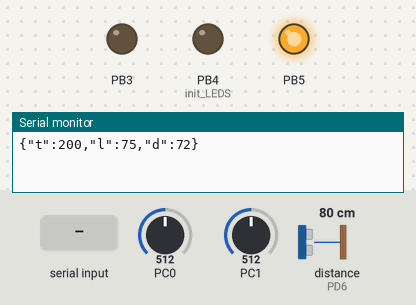
Bench run of a program on a simulated ATmega328P, built with avr-gcc and emulated at 16 MHz. Shown: output pins drawn as LEDs (lit = HIGH), the last lines printed to the serial monitor. Wiring (inferred from the names in the program): ultrasonic range finder: trigger PD7; echo PD6. Dashed ring = blinking. The inputs (shaded band) are chosen by the test bench; at power-on: distance to the obstacle (sensor on PD6) 80 cm, PC0 = 512, PC1 = 512. The echo pulse lasts 58.3 µs per cm; pins used as bus, display or sensor lines are not drawn.

Above: at 1.2 s.
1.3 s: "3\n" received over Serial
At 1.85 s:
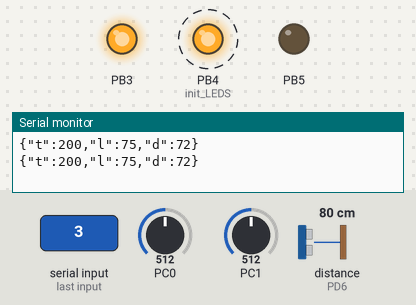
4.8 s: distance to the obstacle (sensor on PD6) set to 8 cm
8.3 s: distance to the obstacle (sensor on PD6) set to 5 cm
At 8.7 s:
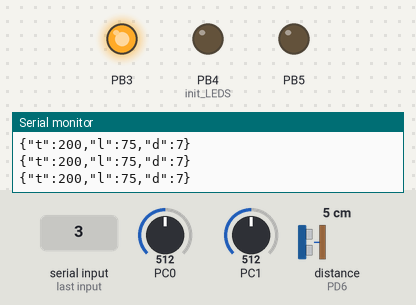
9.8 s: distance to the obstacle (sensor on PD6) set to 9 cm
At 13.2 s:
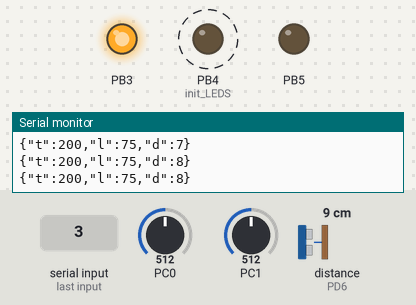
13.3 s: distance to the obstacle (sensor on PD6) set to 2 cm
At 13.8 s:
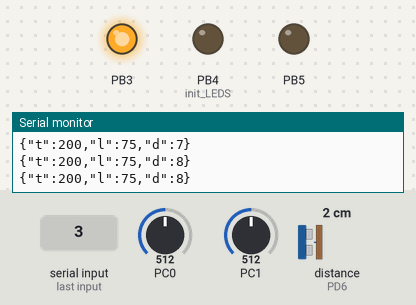
Timing chart, 0 to 15.8 s (numbered marks = the images above; inputs shaded):
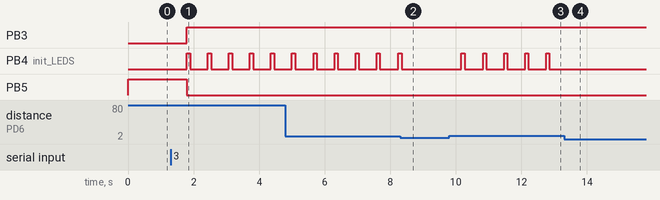

The program:

main.c
```c
/*
 * init.c
 *
 * Created: 7-11-2019 23:56:11
 * Author:JGAR-IT
 * Temperature Sensor (TMP36) connect with analog in port 0
 * Light Sensor(LDR) connect with analog in port 1
 * Ultrasonic Sensor(HC-SR04) the echo pin is connect with PIND6
 * Ultrasonic Sensor(HC-SR04) the trig pin is connect with PIND7
 * PIN11 : Red LED
 * PIN12 : Yellow LED
 * PIN13 : Green LED
 */

#include <avr/io.h>
#define F_CPU 16E6
#include <util/delay.h>

#include "AVR_TTC_scheduler.h"
#include "init.h"


void setup()
{
	init_analog();				// Setup the ADC
	init_USART();				// Setup the USART
	init_distance();			// Setup distance sensor
	init_ttc_scheduler();		// Setup scheduler
	init_LEDS();				// Setup LED
	_delay_ms(100);				// Half second delay to initialize everything
}

int main(void)
{
	setup();
	while(1) {
		SCH_Dispatch_Tasks();
	}
}
```

AVR_TTC_scheduler.c
```c
/*
 * AVR_TTC_scheduler.h
 *
 *	Created: 8-11-2019 22:32:13
 *  Bron: Blackboard 2.1  Computer Systems - A&C
 */

#include "AVR_TTC_scheduler.h"

#include <avr/io.h>
#include <avr/interrupt.h>

// The array of tasks
sTask SCH_tasks_G[SCH_MAX_TASKS];


/*------------------------------------------------------------------*-

  SCH_Dispatch_Tasks()

  This is the 'dispatcher' function.  When a task (function)
  is due to run, SCH_Dispatch_Tasks() will run it.
  This function must be called (repeatedly) from the main loop.

-*------------------------------------------------------------------*/

void SCH_Dispatch_Tasks(void)
{
   unsigned char Index;

   // Dispatches (runs) the next task (if one is ready)
   for(Index = 0; Index < SCH_MAX_TASKS; Index++)
   {
      if((SCH_tasks_G[Index].RunMe > 0) && (SCH_tasks_G[Index].pTask != 0))
      {
         (*SCH_tasks_G[Index].pTask)();  // Run the task
         SCH_tasks_G[Index].RunMe -= 1;   // Reset / reduce RunMe flag

         // Periodic tasks will automatically run again
         // - if this is a 'one shot' task, remove it from the array
         if(SCH_tasks_G[Index].Period == 0)
         {
            SCH_Delete_Task(Index);
         }
      }
   }
}

/*------------------------------------------------------------------*-

  SCH_Add_Task()

  Causes a task (function) to be executed at regular intervals
  or after a user-defined delay

  pFunction - The name of the function which is to be scheduled.
              NOTE: All scheduled functions must be 'void, void' -
              that is, they must take no parameters, and have
              a void return type.

  DELAY     - The interval (TICKS) before the task is first executed

  PERIOD    - If 'PERIOD' is 0, the function is only called once,
              at the time determined by 'DELAY'.  If PERIOD is non-zero,
              then the function is called repeatedly at an interval
              determined by the value of PERIOD (see below for examples
              which should help clarify this).


  RETURN VALUE:

  Returns the position in the task array at which the task has been
  added.  If the return value is SCH_MAX_TASKS then the task could
  not be added to the array (there was insufficient space).  If the
  return value is < SCH_MAX_TASKS, then the task was added
  successfully.

  Note: this return value may be required, if a task is
  to be subsequently deleted - see SCH_Delete_Task().

  EXAMPLES:

  Task_ID = SCH_Add_Task(Do_X,1000,0);
  Causes the function Do_X() to be executed once after 1000 sch ticks.

  Task_ID = SCH_Add_Task(Do_X,0,1000);
  Causes the function Do_X() to be executed regularly, every 1000 sch ticks.

  Task_ID = SCH_Add_Task(Do_X,300,1000);
  Causes the function Do_X() to be executed regularly, every 1000 ticks.
  Task will be first executed at T = 300 ticks, then 1300, 2300, etc.

-*------------------------------------------------------------------*/

unsigned char SCH_Add_Task(void (*pFunction)(), const unsigned int DELAY, const unsigned int PERIOD)
{
   unsigned char Index = 0;

   // First find a gap in the array (if there is one)
   while((SCH_tasks_G[Index].pTask != 0) && (Index < SCH_MAX_TASKS))
   {
      Index++;
   }

   // Have we reached the end of the list?
   if(Index == SCH_MAX_TASKS)
   {
      // Task list is full, return an error code
      return SCH_MAX_TASKS;
   }

   // If we're here, there is a space in the task array
   SCH_tasks_G[Index].pTask = pFunction;
   SCH_tasks_G[Index].Delay =DELAY;
   SCH_tasks_G[Index].Period = PERIOD;
   SCH_tasks_G[Index].RunMe = 0;

   // return position of task (to allow later deletion)
   return Index;
}

/*------------------------------------------------------------------*-

  SCH_Delete_Task()

  Removes a task from the scheduler.  Note that this does
  *not* delete the associated function from memory:
  it simply means that it is no longer called by the scheduler.

  TASK_INDEX - The task index.  Provided by SCH_Add_Task().

  RETURN VALUE:  RETURN_ERROR or RETURN_NORMAL

-*------------------------------------------------------------------*/

unsigned char SCH_Delete_Task(const unsigned char TASK_INDEX)
{
   // Return_code can be used for error reporting, NOT USED HERE THOUGH!
   unsigned char Return_code = 0;

   SCH_tasks_G[TASK_INDEX].pTask = 0;
   SCH_tasks_G[TASK_INDEX].Delay = 0;
   SCH_tasks_G[TASK_INDEX].Period = 0;
   SCH_tasks_G[TASK_INDEX].RunMe = 0;

   return Return_code;
}

/*------------------------------------------------------------------*-

  SCH_Init_T1()

  Scheduler initialisation function.  Prepares scheduler
  data structures and sets up timer interrupts at required rate.
  You must call this function before using the scheduler.

-*------------------------------------------------------------------*/

void SCH_Init_T1(void)
{
   unsigned char i;

   for(i = 0; i < SCH_MAX_TASKS; i++)
   {
      SCH_Delete_Task(i);
   }

   // Set up Timer 1
   // Values for 1ms and 10ms ticks are provided for various crystals

   // Hier moet de timer periode worden aangepast ....!
   OCR1A = (uint16_t)625;   		     // 10ms = (256/16.000.000) * 625
   TCCR1B = (1 << CS12) | (1 << WGM12);  // prescale op 64, top counter = value OCR1A (CTC mode)
   TIMSK1 = 1 << OCIE1A;   		     // Timer 1 Output Compare A Match Interrupt Enable
}

/*------------------------------------------------------------------*-

  SCH_Start()

  Starts the scheduler, by enabling interrupts.

  NOTE: Usually called after all regular tasks are added,
  to keep the tasks synchronised.

  NOTE: ONLY THE SCHEDULER INTERRUPT SHOULD BE ENABLED!!!

-*------------------------------------------------------------------*/

void SCH_Start(void)
{
      sei();
}

/*------------------------------------------------------------------*-

  SCH_Update

  This is the scheduler ISR.  It is called at a rate
  determined by the timer settings in SCH_Init_T1().

-*------------------------------------------------------------------*/

ISR(TIMER1_COMPA_vect)
{
   unsigned char Index;
   for(Index = 0; Index < SCH_MAX_TASKS; Index++)
   {
      // Check if there is a task at this location
      if(SCH_tasks_G[Index].pTask)
      {
         if(SCH_tasks_G[Index].Delay == 0)
         {
            // The task is due to run, Inc. the 'RunMe' flag
            SCH_tasks_G[Index].RunMe += 1;

            if(SCH_tasks_G[Index].Period)
            {
               // Schedule periodic tasks to run again
               SCH_tasks_G[Index].Delay = SCH_tasks_G[Index].Period;
               SCH_tasks_G[Index].Delay -= 1;
            }
         }
         else
         {
            // Not yet ready to run: just decrement the delay
            SCH_tasks_G[Index].Delay -= 1;
         }
      }
   }
}

// ------------------------------------------------------------------
```

AVR_TTC_scheduler.h
```c
/*
 * AVR_TTC_scheduler.h
 *
 *	Created: 8-11-2019 22:33:54
 *  Bron: Blackboard 2.1  Computer Systems - A&C
 */

// Scheduler data structure for storing task data
typedef struct
{
	// Pointer to task
	void (* pTask)(void);
	// Initial delay in ticks
	unsigned int Delay;
	// Periodic interval in ticks
	unsigned int Period;
	// Runme flag (indicating when the task is due to run)
	unsigned char RunMe;
} sTask;

// Function prototypes
//-------------------------------------------------------------------

void SCH_Init_T1(void);
void SCH_Start(void);
// Core scheduler functions
void SCH_Dispatch_Tasks(void);
unsigned char SCH_Add_Task(void (*)(void), const unsigned int, const unsigned int);
unsigned char SCH_Delete_Task(const unsigned char);

// hier het aantal taken aanpassen ....!!
// Maximum number of tasks

#define SCH_MAX_TASKS (5)
```

awning.c
```c
/*
 *	awning.c
 *
 *	Created: 8-11-2019 22:33:54
 *  Author: JGAR-IT
 */

#include <avr/io.h>
#include <stdlib.h>
#define F_CPU 16E6
#include <util/delay.h>
#include <avr/interrupt.h>

#include "awning.h"
#include "sensors.h"
#include "serial.h"

// variables
uint16_t analog_value;						// Reads the analog value
uint16_t analog_echo;						// Reads the analog echo


char temperature_sensor[5];					// Value of the temperature sensor
char light_sensor[5];						// Value of light sensor
char distance_sensor[10];					// Value of distance sensor


int temperature_awning_down = 23;					// Temperature at which the awning closes
int temperature_awning_up = 17;						// Temperature at which the awning opens
int light_awning_down = 60;							// Level of light at which the awning closes
int light_awning_up = 16;							// Level of light at which the awning opens
int distance_awning_up = 40;						// Distance at which the awning opens
int distance_awning_down = 5;						// Distance at which the awning closes
int manual_awning = 0;						// Manual set distance where awning closes

int manualMode = 1;									// If system is in manual mode


void upDownAwning()
{
	if(manualMode){

		if(manual_awning){ //Awning rolled out

			PORTB &= ~(1 << PB5); //Green off
			PORTB |= (1 << PB3); //Red on

		}else{ //Awning rolled in

			PORTB &= ~(1 << PB3); //Red off
			PORTB |= (1 << PB5); //Green on

		}

		return;
	}
	int sensor_light = atoi(light_sensor);					// Convert light sensor value to int and set ls
	int sensor_temperature = atoi(temperature_sensor);				// Convert temperature sensor value to int and set ts
	distanceStill();								// Get distance
	int sensor_distance = atoi(distance_sensor);					// Convert distance sensor value to int


	if(sensor_light >= light_awning_down || sensor_temperature >= temperature_awning_down)
	{
		PORTB &= ~(1 << PB5);						// Green LED off
		PORTB |= (1 << PB3);						// Red LED on


		if (sensor_distance > distance_awning_down)						// Makes yellow LED blink
		{
			PORTB |= (1 << PB4);
			_delay_ms(100);
			PORTB &= ~(1 << PB4);
			_delay_ms(100);
		}
	}
	else if(sensor_light <= light_awning_up || sensor_temperature <= temperature_awning_up )
	{
		PORTB &= ~(1 << PB3);
		PORTB |= (1 << PB5);


		if (sensor_distance < distance_awning_up)
		{
			PORTB |= (1 << PB4);
			_delay_ms(100);
			PORTB &= ~(1 << PB4);
			_delay_ms(100);
		}
	}

}

ISR ( USART_RX_vect )
{
	unsigned char ReceivedByte;
	ReceivedByte = UDR0;						// Set ReceivedByte to the received byte from the controller (GUI)

	switch(ReceivedByte)
	{
		case '1':								// 1 = Shut the sunshade // Red
		manualMode = 1;
		manual_awning= 0;
		return;

		case '2':								// 2 = Open the sunshade // Green
		manualMode = 1;
		manual_awning = 1;
		return;

		case '3':								// 3 = Manual mode off
		manualMode = 0;
		return;

		case '4':								// 4 = Manual mode on
		manualMode = 1;
		return;

		default:
		return;
	}
}
```

awning.h
```c
/*
 * awning.h
 *
 * Created: 8-11-2019 22:34:44
 *  Author:JGAR-IT
 */


#ifndef AWNING_H_
#define AWNING_H_


void upDownAwning();


// Variables
uint16_t analog_value;
uint16_t analog_echo;
char temperature_sensor[5];
char light_sensor[5];
char distance_sensor[10];


#endif /* AWNING_H_ */
```

init.c
```c
/*
 * init.c
 *
 * Created: 7-11-2019 21:36:43
 * Author:JGAR-IT
 * Bron: https://sites.google.com/site/qeewiki/books/avr-guide/analog-input
 */

#include <stdlib.h>
#include <avr/interrupt.h>
#define F_CPU 16E6

#include "AVR_TTC_scheduler.h"
#include "awning.h"
#include "sensors.h"
#include "serial.h"

#define UBBRVAL 51


void init_USART()
{
	/* Set baud rate */
	UBRR0H = 0;
	UBRR0L = UBBRVAL;
	/* Enable receiver and transmitter */
	UCSR0B = (1<<RXEN0)|(1<<TXEN0);
	/* Set frame format: 8data, 1stop bit */
	UCSR0C = (1<<UCSZ01) |(1<<UCSZ00);
	UCSR0B |= (1 << RXCIE0 );
}

void init_ttc_scheduler()
{
	SCH_Init_T1();					//Set up scheduler
	SCH_Add_Task(temperature,1,100); //Add 'temperature' task
	SCH_Add_Task(light,2,100);		//Add 'light' task
	SCH_Add_Task(distance,3,100);	//Add 'distance' task
	SCH_Add_Task(putString,4,50);	//Add 'putString' task
	SCH_Add_Task(upDownAwning,0,25);//Add 'updown' task
	SCH_Start();					//Start running the scheduler
}

void init_analog()
{
	ADCSRA |= ((1<<ADPS2)|(1<<ADPS1)|(1<<ADPS0));    // 16Mhz/128 = 125Khz the ADC reference clock
	ADMUX |= (1<<REFS0);							 // Voltage reference from AVCC (5v)
	ADCSRA |= (1<<ADEN);							 // Turn on ADC
	ADCSRA |= (1<<ADSC);							 // Do an initial conversion because this one is the slowest and to ensure that everything is up and running
}

void init_distance()
{
	DDRD |= (1<< PD7);			// Pin 3 Trigger Output
	DDRD &= ~(1 << PD6);		// Pin 2 Echo Input
}

void init_LEDS()
{
	DDRB |= (1 <<PB3);			// pin0 B = output
	DDRB |= (1 << PB4);			// pin1 B = output
	DDRB |= (1 << PB5);			// pin2 B = output
	PORTB |= (1 << PB5);		// Green LED on
}
```

init.h
```c
/*
 * init.h
 *
 * Created: 7-11-2019 21:38:22
 *  Author: JGAR-IT
 */


#ifndef INIT_H_
#define INIT_H_


void init_analog();
void init_USART();
void init_distance();
void init_ttc_scheduler();
void init_LEDS();

#endif /* INIT_H_ */
```

sensors.c
```c
/*
 * sensors.c
 *
 * Created: 7-11-2019 18:06:25
 *  Author: JGAR-IT
 */
#include <avr/io.h>
#include <stdlib.h>
#define F_CPU 16E6
#include <util/delay.h>
#include "awning.h"
#include "sensors.h"
#include "serial.h"

char *values[] = {"0","0","0"};

void putString(){

	USART_putstring("{\"t\":");
	USART_putstring(values[0]);
	USART_putstring(",\"l\":");
	USART_putstring(values[1]);
	USART_putstring(",\"d\":");
	USART_putstring(values[2]);
	USART_putstring("}");

	nextLine();
}

void temperature()
{
	analog_value = read_analog(0);
	analog_value = (((((double)analog_value / 1024) * 5) - 0.5) * 100);		 // Calculate temperature
	itoa(analog_value, temperature_sensor, 10);								//  Convert the read value to an ascii string
	values[0] = temperature_sensor;
}

void light()
{
	analog_value = read_analog(1);
	analog_value = ((((double)analog_value)/1024)*100 *1.5);			  // Calculate the amount of light
	itoa(analog_value, light_sensor, 10);							  // Convert the read value to an ascii string
	values[1] = light_sensor;											// Send value to the terminal
}

void distance()
{
	OCR1A = 0x640;
	PORTD |= (1<< PD7);
	_delay_us(10);
	PORTD &= ~(1 << PD7);							// Give pulse from 10us]]200000000000
	loop_until_bit_is_set(PIND, PD6);
	TCNT1 = 0;
	loop_until_bit_is_clear(PIND, PD6);
	uint16_t count = TCNT1;
	float distance = ((float)count / 4);		// Calculate the distance

	itoa(distance, distance_sensor, 10);        // Convert the read value to an ascii string
	values[2] = distance_sensor;

}

void distanceStill()
{
	OCR1A = 0x640;
	PORTD |= (1 << PD7);
	_delay_us(10);
	PORTD &= ~(1<< PD7);
	loop_until_bit_is_set(PIND, PD6);
	TCNT1 = 0;
	loop_until_bit_is_clear(PIND, PD6);
	uint16_t count = TCNT1;
	float distance = ((float)count / 4);		// Calculate the distance
	itoa(distance, distance_sensor, 10);        // Convert the read value to an ASCII string
}
```

sensors.h
```c
/*
 * sensors.h
 *
 * Created: 9-11-2018 19:012:58
 *  Author: JGAR-IT
 */


#ifndef SENSORS_H_
#define SENSORS_H_

//Send function
void putString();

// Sensors
void temperature();
void light();
void distance();
void distanceStill();

#endif /* SENSORS_H_ */
```

serial.c
```c
/*
 * serial.c
 *
 * Created: 09-11-2019 16:35:55
 *  Author: JGAR-IT
 * Bron: https://www.avrfreaks.net/forum/atemga32u4-using-usart-solved
 */

#include <avr/io.h>
#include <stdlib.h>
#define F_CPU 16E6
#include <util/delay.h>

unsigned char USART_receive(void)
{   //wait for data to be received
	loop_until_bit_is_set(UCSR0A,RXC0);
	//get and return received data from buffer
	return UDR0;
}

void USART_transmit(unsigned char data)
{	// Wait for empty transmit buffer
	loop_until_bit_is_set(UCSR0A, UDRE0);
	//puts data into buffer, sends the data
	UDR0 = data;
}

void USART_putstring(char* StringPtr)
{
	while(*StringPtr != 0x00){       //check if there is still more chars send, this is done checking the actual char and see if it is different from the null char
		USART_transmit(*StringPtr);  // Using the simple send function we send one char at a time
	StringPtr++;}                    // Increment the pointer, so the next char can be read
}

void nextLine()
{
	USART_transmit('\r');			  //Set the new line to the begin of the page
	USART_transmit('\n');			  //Go to next line
}

uint16_t read_analog(uint8_t value)
{
	ADMUX &= 0xF0;                      //Clear the older channel that was read
	ADMUX |= value;                     //Defines the new analog channel to be read
	ADCSRA |= (1 << ADSC);              //Starts a new calculation
	while(ADCSRA & (1 << ADSC));        //Wait until the calculation is done
	return ADCW;						//Returns the analog value of the selected channel
}
```

serial.h
```c
/*
 * serial.h
 *
 * Created: 10-11-2019 18:16:37
 *  Author: JGAR-IT
 */


#ifndef SERAIL_H_
#define SERAIL_H_


unsigned char USART_receive(void);
void USART_transmit(unsigned char data);
void USART_putstring(char* StringPtr);
void nextLine();
uint16_t read_analog(uint8_t channel);

#endif /* SERAIL_H_ */
```

Measured:
- the behaviour switches between 7 and 6 cm on distance to the obstacle (sensor on PD6) (found by bisection; images 1 and 2)
- after the input at 1.3 s, PB3: LOW → HIGH after 0.50 s; PB4 (init_LEDS): alternates HIGH for 0.10 s and LOW for 0.54 s, starting after 0.50 s; PB5: HIGH → LOW after 0.50 s
- after the input at 8.3 s, PB4 (init_LEDS): goes on until 8.3 s, then stays LOW
- after the input at 9.8 s, PB4 (init_LEDS): alternates HIGH for 0.10 s and LOW for 0.54 s, starting after 0.37 s
- after the input at 13.3 s, PB4 (init_LEDS): stops changing and stays LOW
